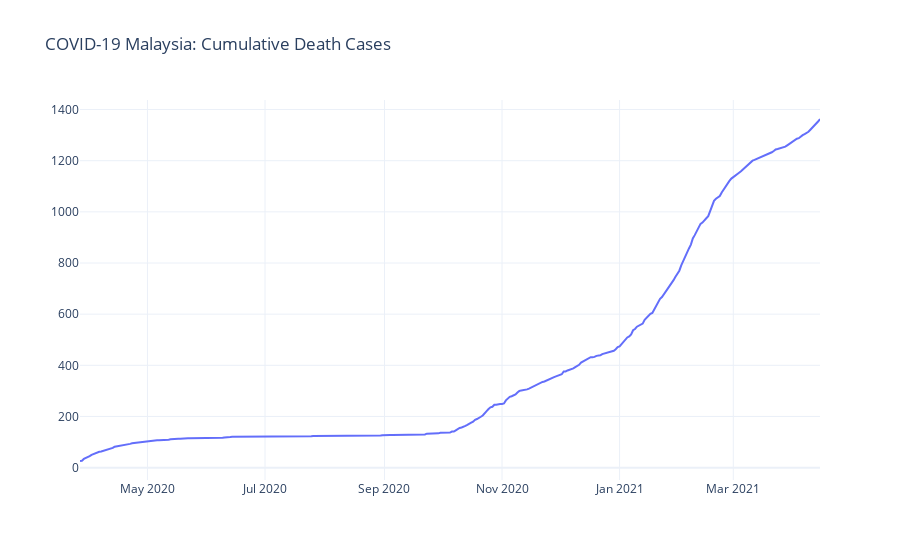

The cell this chart's notebook holds for it:
### Code cell
fig = px.line(df, x=df.index, y='Cumulative Death', title='COVID-19 Malaysia: Cumulative Death Cases')
fig.update_layout(xaxis_title=None, yaxis_title=None)
fig.show()

### Figure 1 — Plotly figure (JSON) as saved in the notebook; plotly's stock layout.template omitted (floating-point values rounded to 4 significant figures; data arrays with more than 128 entries replaced by an {"elided": "..."} marker saying what was removed)
{"data": [{"hovertemplate": "Date=%{x}<br>Cumulative Death=%{y}<extra></extra>", "legendgroup": "", "line": {"color": "#636efa", "dash": "solid"}, "mode": "lines", "name": "", "orientation": "v", "showlegend": false, "type": "scatter", "x": {"elided": "385 str values"}, "xaxis": "x", "y": {"elided": "385 int values"}, "yaxis": "y"}], "layout": {"autosize": true, "legend": {"tracegroupgap": 0}, "title": {"text": "COVID-19 Malaysia: Cumulative Death Cases"}, "xaxis": {"anchor": "y", "autorange": true, "domain": [0, 1], "range": ["2020-03-27", "2021-04-15"], "title": {}, "type": "date"}, "yaxis": {"anchor": "x", "autorange": true, "domain": [0, 1], "range": [-48.28, 1437.0], "title": {}, "type": "linear"}}}
